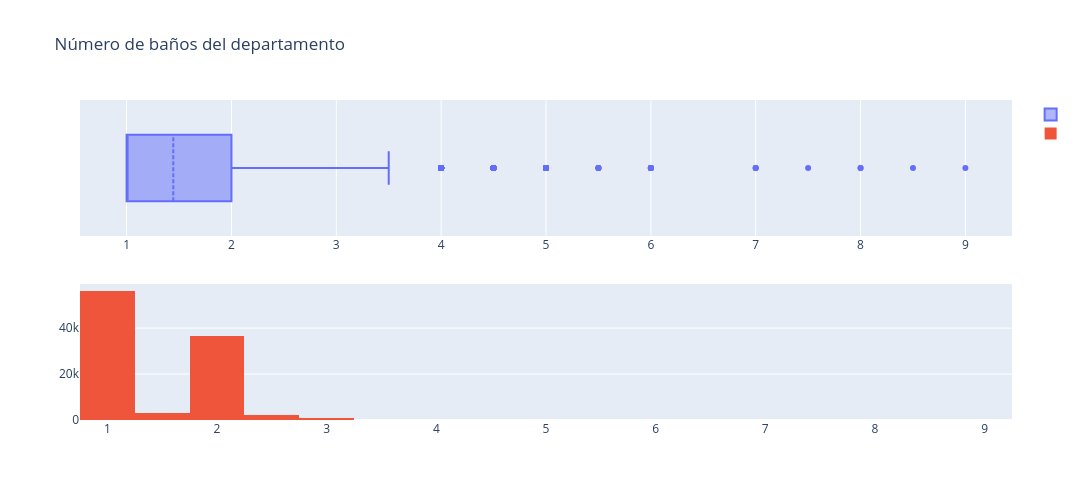

Here is the notebook cell this chart was saved with:
### Code cell
fig = make_subplots(rows=2, cols=1)

tr1=go.Box(x=df['bathrooms'],name='',boxmean=True) 
tr2=go.Histogram(x=df['bathrooms'],name='') 

fig.add_trace(tr1,row=1,col=1)
fig.add_trace(tr2,row=2,col=1)

fig.update_layout(height=500, width=1200, title_text="Número de baños del departamento")
fig.show()

### Figure 1 — Plotly figure (JSON) as saved in the notebook; plotly's stock layout.template omitted (floating-point values rounded to 4 significant figures; data arrays with more than 128 entries replaced by an {"elided": "..."} marker saying what was removed)
{"data": [{"boxmean": true, "name": "", "type": "box", "x": {"elided": "99408 float values"}, "xaxis": "x", "yaxis": "y"}, {"name": "", "type": "histogram", "x": {"elided": "99408 float values"}, "xaxis": "x2", "yaxis": "y2"}], "layout": {"height": 500, "title": {"text": "Número de baños del departamento"}, "width": 1200, "xaxis": {"anchor": "y", "domain": [0, 1]}, "xaxis2": {"anchor": "y2", "domain": [0, 1]}, "yaxis": {"anchor": "x", "domain": [0.575, 1]}, "yaxis2": {"anchor": "x2", "domain": [0, 0.425]}}}
